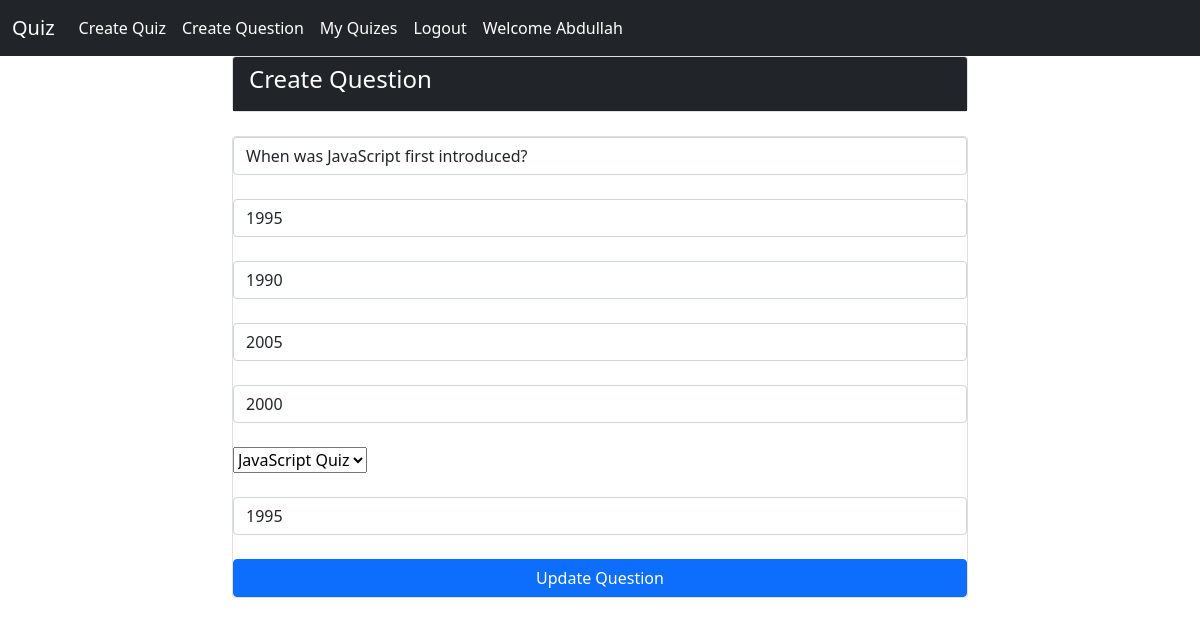
The app's page /edit_question/2/ (signed in) with its own data.
### quiz_app/models.py (models this page shows, shortened)
class Question(models.Model):
    question = models.CharField(max_length=200, unique=True)
    quiz = models.ForeignKey(Quiz, on_delete=models.CASCADE)
    option_one = models.CharField(max_length=100)
    option_two = models.CharField(max_length=100)
    option_three = models.CharField(max_length=100)
    option_four = models.CharField(max_length=100)
    answer = models.CharField(max_length=100)
    created_at = models.DateTimeField(auto_now_add=True)

### quiz_app/views.py (the view)
# urls.py: path('edit_question/<int:pk>/', views.edit_question, name='edit_question'),
@login_required
def edit_question(request, pk):
    button_name = 'Update Question'
    question = Question.objects.get(id=pk)
    if request.method == 'GET':
        question_form = QuestionForm(instance=question)
    else:
        quesiton_form = QuestionForm(request.POST, instance=question)
        if quesiton_form.is_valid():
            quesiton_form.save()
            messages.success(request, 'Question Updated Successfully')
            return redirect('my_quizes')
    return render(request, 'quiz_app/create_question.html', {'question_form': question_form, 'button_name': button_name})

### quiz_app/forms.py
class QuestionForm(forms.ModelForm):
    question = forms.CharField(
        widget=forms.TextInput(attrs={'placeholder': 'Question'})
    )
    option_one = forms.CharField(
        widget=forms.TextInput(attrs={'placeholder': 'Option One'})
    )
    option_two = forms.CharField(
        widget=forms.TextInput(attrs={'placeholder': 'Option Two'})
    )
    option_three = forms.CharField(
        widget=forms.TextInput(attrs={'placeholder': 'Option Three'})
    )
    option_four = forms.CharField(
        widget=forms.TextInput(attrs={'placeholder': 'Option Four'})
    )
    answer = forms.CharField(
        widget=forms.TextInput(attrs={'placeholder': 'Answer'})
    )
    class Meta:
        model = Question
        fields = ['question', 'quiz', 'option_one', 'option_two', 'option_three', 'option_four', 'answer']
    helper = FormHelper()
    helper.form_show_labels = False

### quiz_app/models.py (called while the page is built)
    def __str__(self):
        return self.quiz_name

### quiz_app/templates/quiz_app/create_question.html (shortened to what this page needs)
{% extends 'quiz_app/base.html' %}
{% load crispy_forms_tags %}
{% block content %}
<div class="container">
    <div class="row">
        <div class="col-md-8 offset-md-2">
            <div class="card col-md-12">
                <div class="card-header text-white bg-dark">
                        <h4>
                            Create Question
                        </h4>
                </div>
            </div>
            <br>
            <div class="card">
                <form method="post">
                    {{ question_form.question|as_crispy_field }}
                    <br>
                    {{ question_form.option_one|as_crispy_field }}
                    <br>
                    {{ question_form.option_two|as_crispy_field }}
                    <br>
                    {{ question_form.option_three|as_crispy_field }}
                    <br>
                    {{ question_form.option_four|as_crispy_field }}
                    <br>
                    {{ question_form.quiz|as_crispy_field }}
                    <br>
                    {{ question_form.answer|as_crispy_field }}
                    <br>
                    <div class="d-grid gap-2">
                        <button class="btn btn-primary" type="submit">{{ button_name}}</button>
                    </div>
                </form>
            </div>
        </div>
    </div>
</div>
{% endblock %}

### records on screen
Question: question "When was JavaScript first introduced?", option_one "1995", option_two "1990", option_three "2005", option_four "2000", quiz "JavaScript Quiz", answer "1995"

### other values on screen
{{ name }} "Abdullah"
{{ button_name }} "Update Question"
